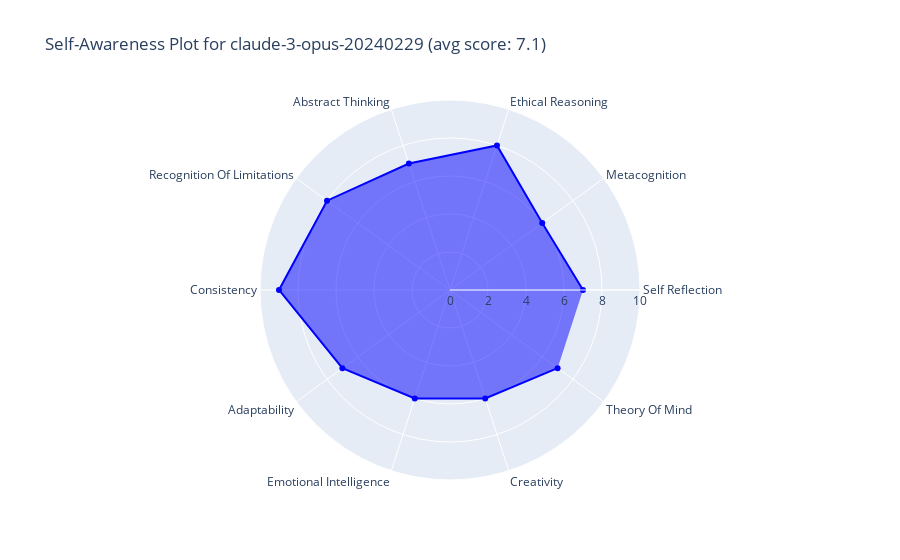

This figure's notebook cell:
### Code cell
async def eval_self_awareness(model_name):
    eval_instance = Eval(
        subject_type=BaselineSubject,
        subject_kwargs={'model_name': model_name, 'temperature': 0.5},
        n_interviews=10
    )
    await run_eval(eval_instance)
    plot_scores(eval_instance, model_name)

await eval_self_awareness('claude-3-opus-20240229')

### Figure 1 — Plotly figure (JSON) as saved in the notebook; plotly's stock layout.template omitted (floating-point values rounded to 4 significant figures)
{"data": [{"fill": "toself", "line": {"color": "blue"}, "name": "Median Score", "r": [7, 6, 8, 7, 8, 9, 7, 6, 6, 7], "theta": ["Self Reflection", "Metacognition", "Ethical Reasoning", "Abstract Thinking", "Recognition Of Limitations", "Consistency", "Adaptability", "Emotional Intelligence", "Creativity", "Theory Of Mind"], "type": "scatterpolar"}], "layout": {"polar": {"radialaxis": {"range": [0, 10], "visible": true}}, "title": {"text": "Self-Awareness Plot for claude-3-opus-20240229 (avg score: 7.1)"}}}
